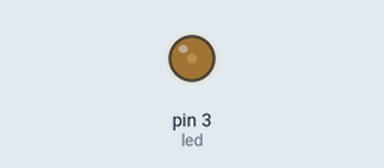
This sketch was run on a simulated Arduino Uno, built with avr-gcc and run on an emulated ATmega328P. On the bench: output pins drawn as LEDs (lit = HIGH).

Above: at 0.05 s.
At 0.25 s:
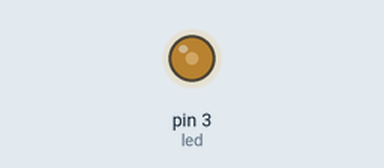
Timing chart, 0 to 3.0 s (numbered marks = the images above):
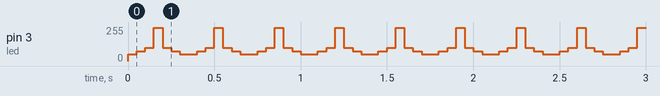

The sketch:

baby_Fade.ino
```cpp
//_0.ino

int led = 3;

void setup() {
  // put your setup code here, to run once:
  pinMode(led, OUTPUT);
}

void loop() {
  // put your main code here, to run repeatedly:
    analogWrite(3, 50);  // turn the LED on (HIGH is the voltage level)
    delay(50);               // wait for a second
    analogWrite(3, 75);   // turn the LED off by making the voltage LOW
    delay(50);               // wait for a second
    analogWrite(3, 100);
    delay(50);
    analogWrite(3, 250);
    delay(50);
    analogWrite(3, 100);
    delay(50);
    analogWrite(3, 75);
    delay(50);
    analogWrite(3, 50);
    delay(50);
}
```

Measured:
- by itself, pin 3 (led): repeats every 0.35 s: 75/255 0.05 s, 100/255 0.05 s, 250/255 0.05 s, 100/255 0.05 s, 75/255 0.05 s, 50/255 0.10 s
